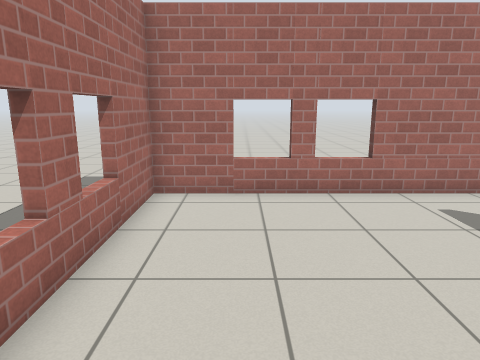
[1] (above)

19 first-person views from a walk through a robot-simulator world made for Gazebo. The camera is 1.2 m above the floor, tilts 12° down and sees 70° across. The floor is counted in squares, 0.5 m on a side. Each view is taken from the middle of a square. On the plan, view 1 faces up. The plan holds only what a view shows up to about 19 squares ahead; the rest is blank. Gazebo's built-in surfaces are drawn with simple patterns.

[2]
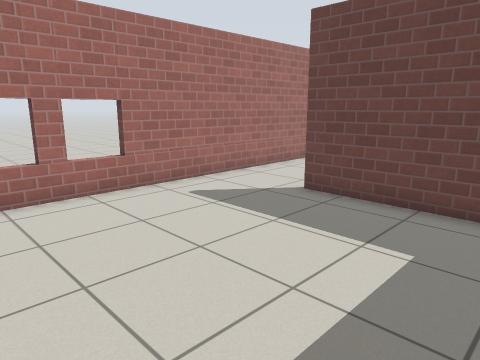

[3]
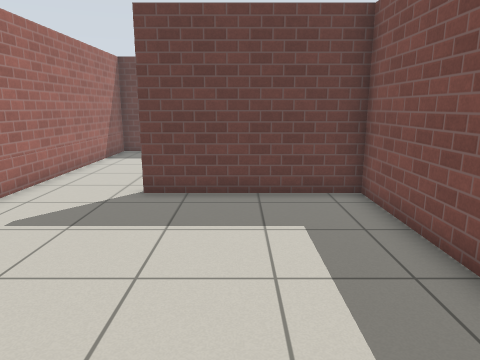

[4]
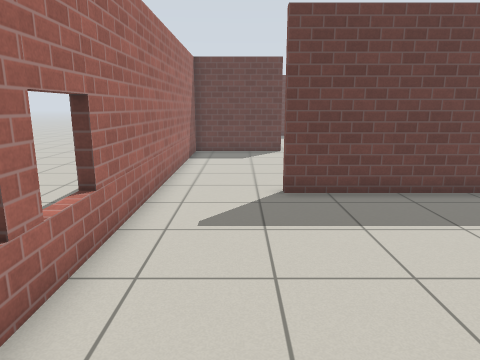

[5]
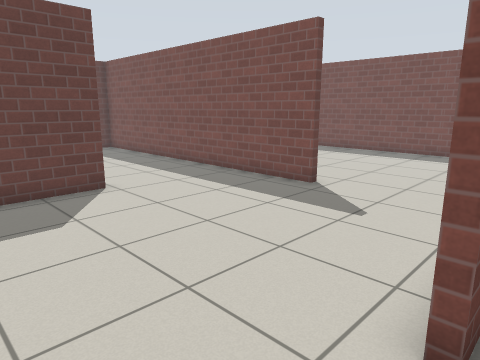

[6]
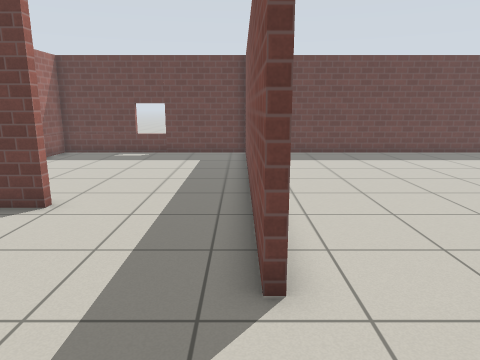

[7]
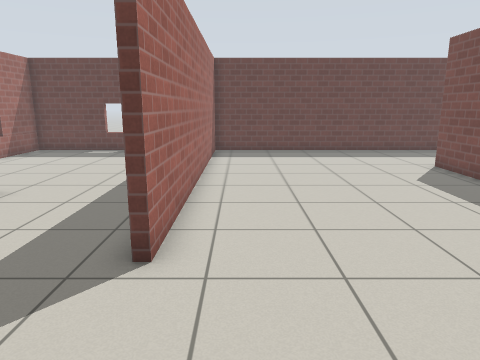

[8]
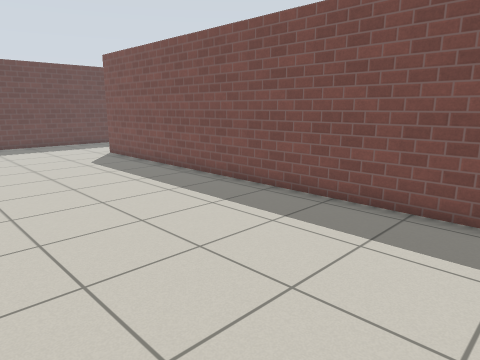

[9]
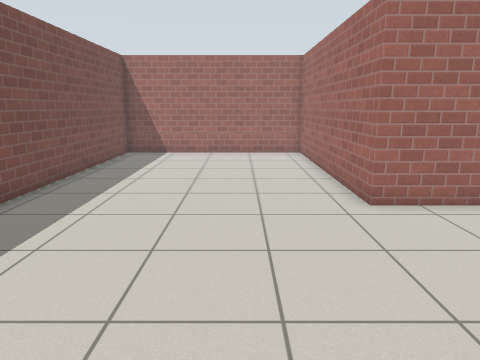

[10]
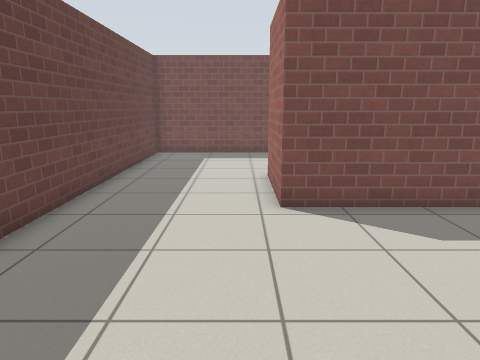

[11]
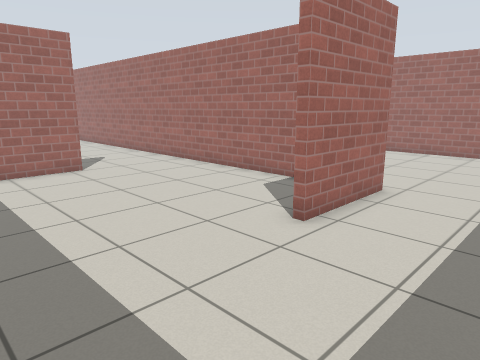

[12]
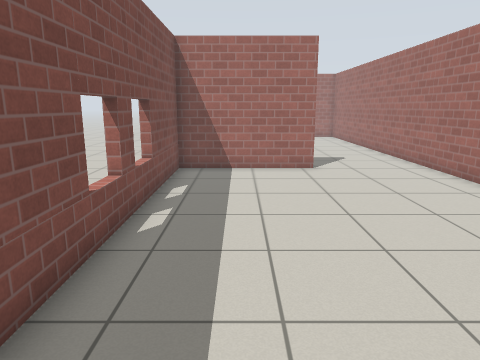

[13]
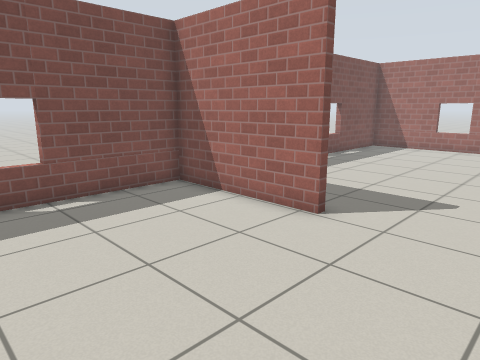

[14]
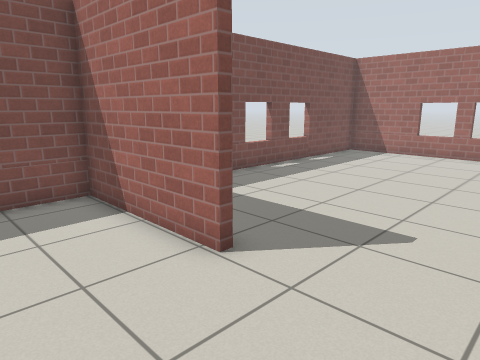

[15]
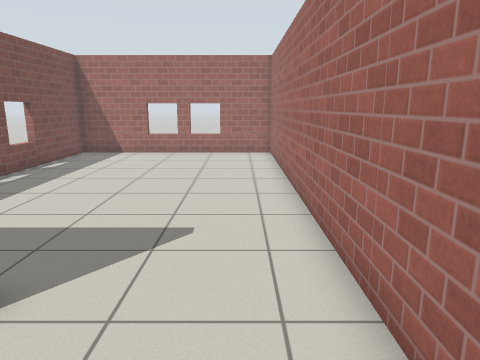

[16]
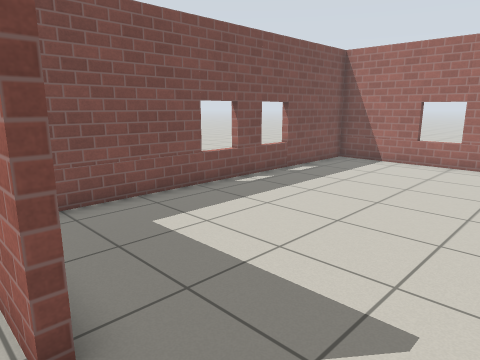

[17]
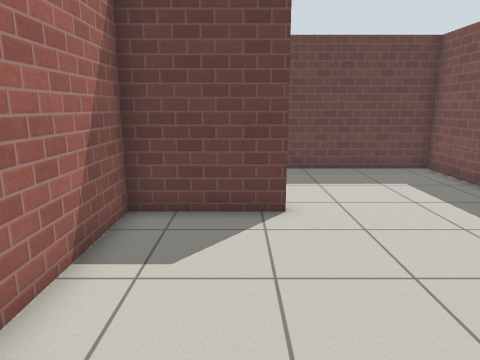

[18]
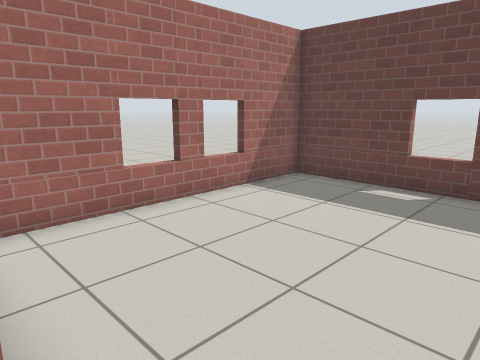

[19]
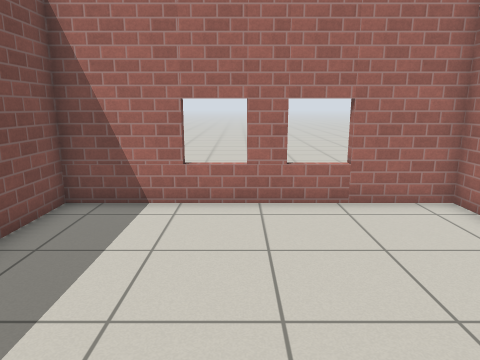

### Floor plan
Points are (right, up) in squares from view 1. A wall is a line through its corners. A room is listed if a view was taken in it or the views show most of it. See-through windows are left out.
Room 1 (views 1, 2, 3, 4, 5, 19)
walls: (2.6, -0.5) (7.5, -0.5) (7.5, 5.7); (7.5, 9.4) (-2.4, 9.4) (-2.4, -0.5) (0, -0.5)
ways out: opening at (8, 7.5) to room 2
Room 2 (views 6, 18)
walls: (7.5, 5.7) (7.9, 5.7); (17, 4.6) (17, 9.4) (7.5, 9.4); (7.8, 2) (7.8, -0.6); (13, -0.5) (17.5, -0.5)
ways out: opening at (8, 7.5) to room 1; opening at (11, 0) to room 3; opening at (17, 2.5) to room 6
Room 3 (views 7, 8, 9, 10)
walls: (7.8, -0.6) (-2.4, -0.6) (-2.4, -10.1) (22, -10.1) (22, -14.1); (27.4, -15.4) (27.4, -0.6) (13, -0.6)
ways out: opening at (11, 0) to room 2; opening at (25, -15) to room 4
Room 4 (views 11, 12, 13, 14, 15, 16, 17)
walls: (22, -14.1) (21.7, -14.1) (21.7, -10.4) (11.5, -10.4); (12, -15.1) (12.4, -15.1) (12.4, -20.4) (27.4, -20.4) (27.4, -15.4)
ways out: opening at (25, -15) to room 3; opening at (12, -13) to room 5
Room 5 (no view inside)
walls: (11.5, -10.4) (-2.4, -10.4) (-2.4, -20.4) (10.6, -20.4)
ways out: opening at (12, -13) to room 4
Room 6 (no view inside)
walls: (17.5, -0.5) (26.2, -0.5); (27.4, -0.4) (27.4, 9.4) (18.1, 9.4)
ways out: opening at (17, 2.5) to room 2

Where each view was taken, in squares from view 1:
view 1: 0 up, 0 right, facing up
view 2: 0 up, 1 left, facing up-right
view 3: 3 up, 2 left, facing right
view 4: 7 up, 2 left, facing right
view 5: 9 up, 7 right, facing down-right
view 6: 0 up, 9 right, facing right
view 7: 2 down, 8 right, facing right
view 8: 2 down, 4 right, facing down-right
view 9: 4 down, 16 right, facing left
view 10: 2 down, 23 right, facing down
view 11: 20 down, 26 right, facing up-left
view 12: 18 down, 26 right, facing left
view 13: 11 down, 19 right, facing down-left
view 14: 11 down, 16 right, facing down-left
view 15: 12 down, 16 right, facing left
view 16: 12 down, 13 right, facing down-left
view 17: 13 down, 14 right, facing right
view 18: 2 up, 17 right, facing up-right
view 19: 4 up, 6 right, facing left
